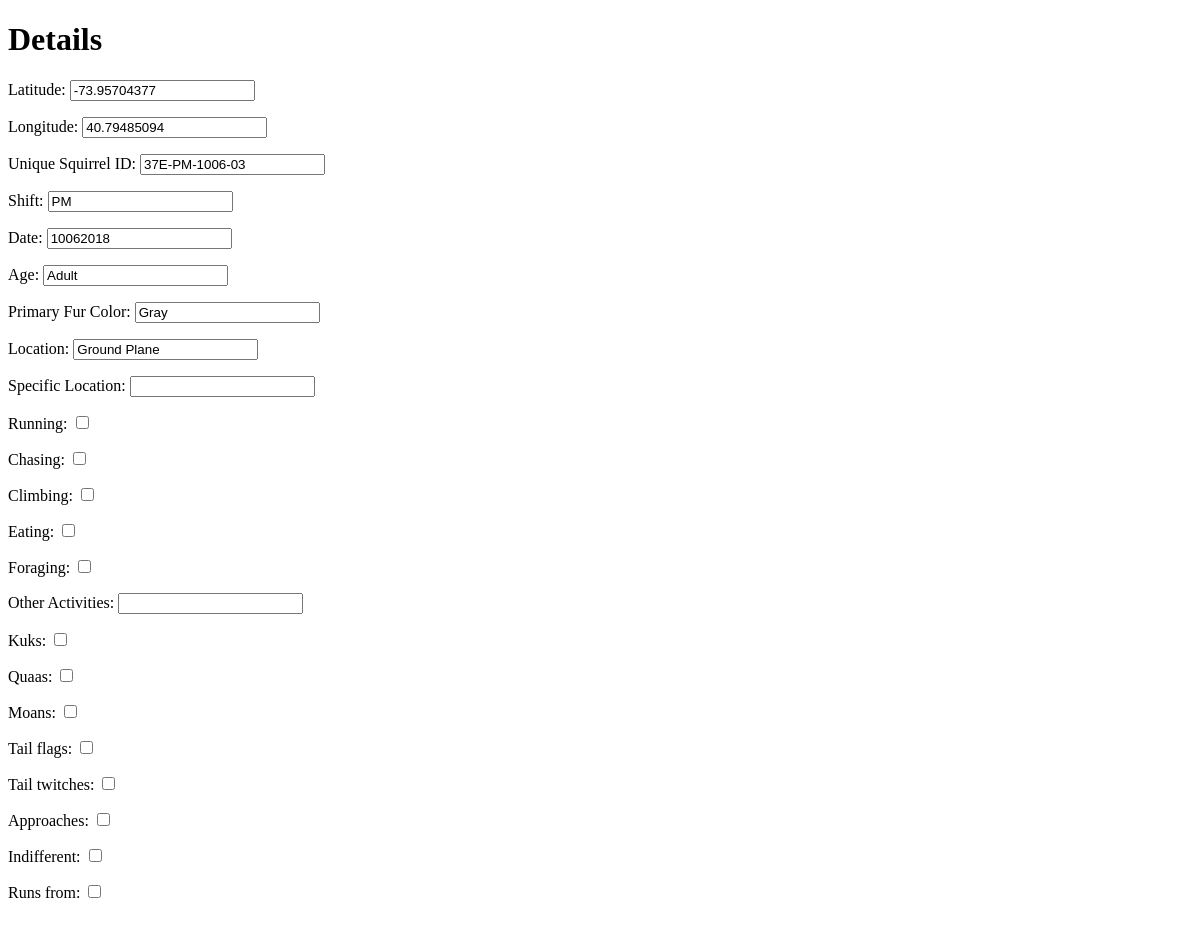
The app's page /sightings/sightings/2/, older data.
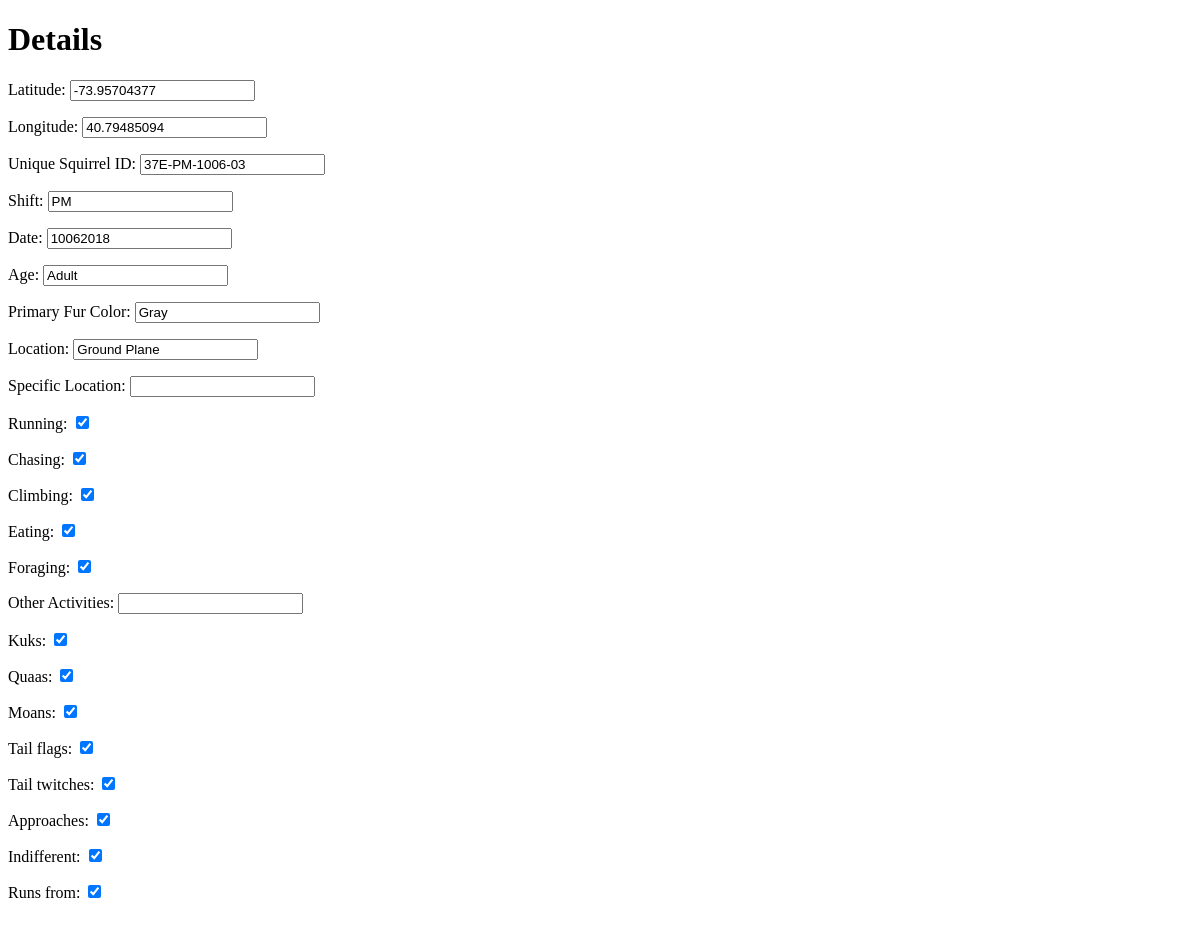
The same page, newer data.
### squirrel/models.py (models this page shows)
class Sighting(models.Model):
    latitude = models.DecimalField('Latitude', max_digits =  10, decimal_places = 8)
    longitude = models.DecimalField('Longitude', max_digits = 10, decimal_places = 8)
    unique_squirrel_id = models.CharField('Unique Squirrel ID', max_length = 200)
    shift = models.CharField('Shift', max_length = 200)
    date =  models.CharField('Date', max_length = 200)
    age = models.CharField('Age', max_length = 200)
    primary_fur_color = models.CharField('Primary Fur Color', max_length = 200)
    location = models.CharField('Location', max_length = 200)
    specific_location = models.CharField('Specific Location', max_length = 200)
    running = models.BooleanField('Running', )
    chasing = models.BooleanField('Chasing', )
    climbing = models.BooleanField('Climbing', )
    eating = models.BooleanField('Eating', )
    foraging = models.BooleanField('Foraging', )
    other_activities = models.CharField('Other Activities', max_length = 200)
    kuks = models.BooleanField('Kuks', )
    quaas = models.BooleanField('Quaas', )
    moans = models.BooleanField('Moans', )
    tail_flags = models.BooleanField('Tail flags', )
    tail_twitches = models.BooleanField('Tail twitches', )
    approaches = models.BooleanField('Approaches', )
    indifferent = models.BooleanField('Indifferent', )
    runs_from = models.BooleanField('Runs from', )

### squirrel/views.py (the view)
# urls.py: path('sightings/sightings/<int:squirrel_id>/', views.details),
def details(request,squirrel_id):
    squirrel = Sighting.objects.get(id = squirrel_id)
    if request.method == 'GET':
        form = SightingForm(instance = squirrel)
    context = {
            'form':form,
    }
    return render(request, 'squirrel/details.html', context)

### squirrel/forms.py
class SightingForm(ModelForm):
    class Meta:
        model = Sighting
        fields = '__all__'

### squirrel/templates/squirrel/details.html (shortened to what this page needs)
<!doctype html>
<html>
	<body>
		<h1>Details</h1>
		<form method = 'post'>
			{{ form.as_p}}
			<br>
		</form>
	</body>
</html>

Row changes from the older to the newer data that the page shows:
changed Sighting "37E-PM-1006-03": running "☐" → "☑"; chasing "☐" → "☑"; climbing "☐" → "☑"; eating "☐" → "☑"; foraging "☐" → "☑"; kuks "☐" → "☑"; quaas "☐" → "☑"; moans "☐" → "☑"; tail_flags "☐" → "☑"; tail_twitches "☐" → "☑"; approaches "☐" → "☑"; indifferent "☐" → "☑"; runs_from "☐" → "☑"
